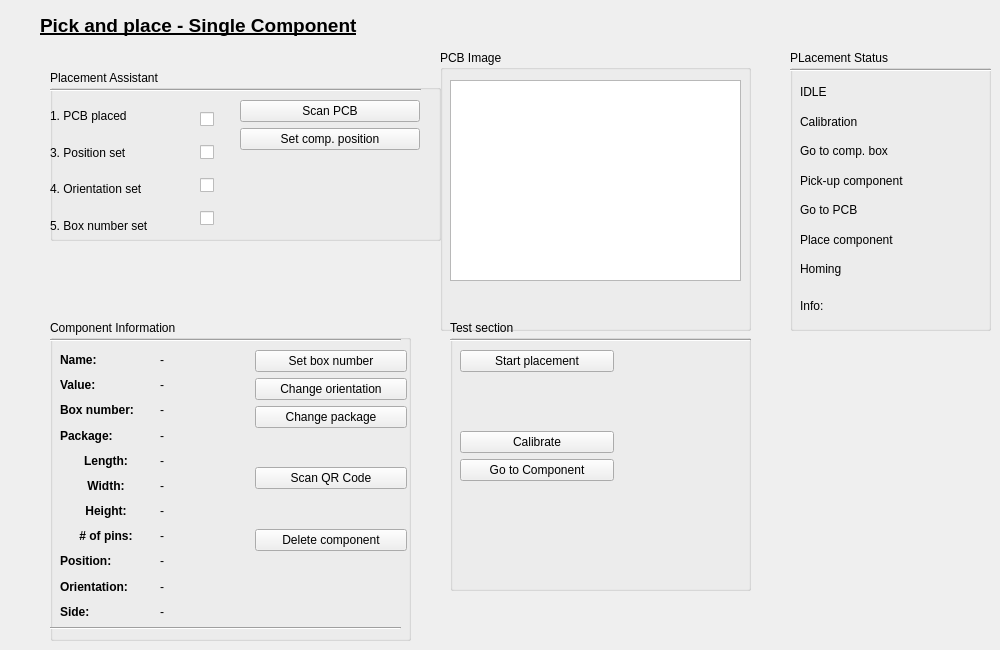
      <widget class="QWidget" name="tab_3">
       <attribute name="title">
        <string>Single Component</string>
       </attribute>
       <widget class="QLabel" name="label_9">
        <property name="geometry">
         <rect>
          <x>40</x>
          <y>10</y>
          <width>331</width>
          <height>31</height>
         </rect>
        </property>
        <property name="font">
         <font>
          <pointsize>14</pointsize>
          <weight>75</weight>
          <bold>true</bold>
          <underline>true</underline>
         </font>
        </property>
        <property name="text">
         <string>Pick and place - Single Component</string>
        </property>
       </widget>
       <widget class="QGroupBox" name="groupBox_2">
        <property name="geometry">
         <rect>
          <x>440</x>
          <y>50</y>
          <width>311</width>
          <height>281</height>
         </rect>
        </property>
        <property name="title">
         <string>PCB Image</string>
        </property>
        <widget class="QGraphicsView" name="camera1_2">
         <property name="geometry">
          <rect>
           <x>10</x>
           <y>30</y>
           <width>291</width>
           <height>201</height>
          </rect>
         </property>
        </widget>
       </widget>
       <widget class="QGroupBox" name="groupBox_7">
        <property name="geometry">
         <rect>
          <x>50</x>
          <y>70</y>
          <width>391</width>
          <height>171</height>
         </rect>
        </property>
        <property name="title">
         <string>Placement Assistant</string>
        </property>
        <widget class="QWidget" name="verticalLayoutWidget">
         <property name="geometry">
          <rect>
           <x>0</x>
           <y>30</y>
           <width>146</width>
           <height>141</height>
          </rect>
         </property>
         <layout class="QVBoxLayout" name="verticalLayout_17">
          <item>
           <widget class="QLabel" name="label_47">
            <property name="text">
             <string>1. PCB placed</string>
            </property>
           </widget>
          </item>
          <item>
           <widget class="QLabel" name="label_63">
            <property name="text">
             <string>3. Position set</string>
            </property>
           </widget>
          </item>
          <item>
           <widget class="QLabel" name="label_27">
            <property name="text">
             <string>4. Orientation set</string>
            </property>
           </widget>
          </item>
          <item>
           <widget class="QLabel" name="label_64">
            <property name="text">
             <string>5. Box number set</string>
            </property>
           </widget>
          </item>
         </layout>
        </widget>
        <widget class="QWidget" name="verticalLayoutWidget_4">
         <property name="geometry">
          <rect>
           <x>150</x>
           <y>30</y>
           <width>31</width>
           <height>141</height>
          </rect>
         </property>
         <layout class="QVBoxLayout" name="verticalLayout_20">
          <item>
           <widget class="QCheckBox" name="checkBox_pcbPlaced">
            <property name="text">
             <string/>
            </property>
           </widget>
          </item>
          <item>
           <widget class="QCheckBox" name="checkBox_position">
            <property name="cursor">
             <cursorShape>SizeVerCursor</cursorShape>
            </property>
            <property name="mouseTracking">
             <bool>false</bool>
            </property>
            <property name="acceptDrops">
             <bool>true</bool>
            </property>
            <property name="text">
             <string/>
            </property>
           </widget>
          </item>
          <item>
           <widget class="QCheckBox" name="checkBox_orientation">
            <property name="text">
             <string/>
            </property>
           </widget>
          </item>
          <item>
           <widget class="QCheckBox" name="checkBox_box">
            <property name="text">
             <string/>
            </property>
           </widget>
          </item>
         </layout>
        </widget>
        <widget class="QWidget" name="verticalLayoutWidget_16">
         <property name="geometry">
          <rect>
           <x>190</x>
           <y>30</y>
           <width>180</width>
           <height>128</height>
          </rect>
         </property>
         <layout class="QVBoxLayout" name="verticalLayout_31">
          <item>
           <widget class="QPushButton" name="scanPCBButton">
            <property name="text">
             <string>Scan PCB</string>
            </property>
           </widget>
          </item>
          <item>
           <widget class="QPushButton" name="pushButton_15">
            <property name="text">
             <string>Set comp. position</string>
            </property>
           </widget>
          </item>
          <item>
           <spacer name="verticalSpacer_10">
            <property name="orientation">
             <enum>Qt::Vertical</enum>
            </property>
            <property name="sizeHint" stdset="0">
             <size>
              <width>20</width>
              <height>40</height>
             </size>
            </property>
           </spacer>
          </item>
         </layout>
        </widget>
        <widget class="Line" name="line_13">
         <property name="geometry">
          <rect>
           <x>0</x>
           <y>10</y>
           <width>371</width>
           <height>20</height>
          </rect>
         </property>
         <property name="orientation">
          <enum>Qt::Horizontal</enum>
         </property>
        </widget>
       </widget>
       <widget class="QGroupBox" name="groupBox_6">
        <property name="geometry">
         <rect>
          <x>50</x>
          <y>320</y>
          <width>361</width>
          <height>321</height>
         </rect>
        </property>
        <property name="title">
         <string>Component Information</string>
        </property>
        <widget class="QWidget" name="verticalLayoutWidget_13">
         <property name="geometry">
          <rect>
           <x>10</x>
           <y>30</y>
           <width>92</width>
           <height>271</height>
          </rect>
         </property>
         <layout class="QVBoxLayout" name="verticalLayout_28">
          <item>
           <widget class="QLabel" name="label_39">
            <property name="font">
             <font>
              <weight>75</weight>
              <bold>true</bold>
             </font>
            </property>
            <property name="text">
             <string>Name:</string>
            </property>
           </widget>
          </item>
          <item>
           <widget class="QLabel" name="label_54">
            <property name="font">
             <font>
              <weight>75</weight>
              <bold>true</bold>
             </font>
            </property>
            <property name="text">
             <string>Value:</string>
            </property>
           </widget>
          </item>
          <item>
           <widget class="QLabel" name="label_55">
            <property name="font">
             <font>
              <weight>75</weight>
              <bold>true</bold>
             </font>
            </property>
            <property name="text">
             <string>Box number:</string>
            </property>
           </widget>
          </item>
          <item>
           <widget class="QLabel" name="label_40">
            <property name="font">
             <font>
              <weight>75</weight>
              <bold>true</bold>
             </font>
            </property>
            <property name="text">
             <string>Package:</string>
            </property>
           </widget>
          </item>
          <item>
           <widget class="QLabel" name="label_56">
            <property name="font">
             <font>
              <pointsize>9</pointsize>
              <weight>75</weight>
              <bold>true</bold>
             </font>
            </property>
            <property name="text">
             <string>Length:</string>
            </property>
            <property name="textFormat">
             <enum>Qt::PlainText</enum>
            </property>
            <property name="alignment">
             <set>Qt::AlignCenter</set>
            </property>
           </widget>
          </item>
          <item>
           <widget class="QLabel" name="label_57">
            <property name="font">
             <font>
              <pointsize>9</pointsize>
              <weight>75</weight>
              <bold>true</bold>
             </font>
            </property>
            <property name="text">
             <string>Width:</string>
            </property>
            <property name="alignment">
             <set>Qt::AlignCenter</set>
            </property>
           </widget>
          </item>
          <item>
           <widget class="QLabel" name="label_58">
            <property name="font">
             <font>
              <pointsize>9</pointsize>
              <weight>75</weight>
              <bold>true</bold>
             </font>
            </property>
            <property name="text">
             <string>Height:</string>
            </property>
            <property name="alignment">
             <set>Qt::AlignCenter</set>
            </property>
           </widget>
          </item>
          <item>
           <widget class="QLabel" name="label_59">
            <property name="font">
             <font>
              <pointsize>9</pointsize>
              <weight>75</weight>
              <bold>true</bold>
             </font>
            </property>
            <property name="text">
             <string># of pins:</string>
            </property>
            <property name="alignment">
             <set>Qt::AlignCenter</set>
            </property>
           </widget>
          </item>
          <item>
           <widget class="QLabel" name="label_43">
            <property name="font">
             <font>
              <weight>75</weight>
              <bold>true</bold>
             </font>
            </property>
            <property name="text">
             <string>Position:</string>
            </property>
           </widget>
          </item>
          <item>
           <widget class="QLabel" name="label_44">
            <property name="font">
             <font>
              <weight>75</weight>
              <bold>true</bold>
             </font>
            </property>
            <property name="text">
             <string>Orientation:</string>
            </property>
           </widget>
          </item>
          <item>
           <widget class="QLabel" name="label_60">
            <property name="font">
             <font>
              <weight>75</weight>
              <bold>true</bold>
             </font>
            </property>
            <property name="text">
             <string>Side:</string>
            </property>
           </widget>
          </item>
         </layout>
        </widget>
        <widget class="Line" name="line_8">
         <property name="geometry">
          <rect>
           <x>-38</x>
           <y>0</y>
           <width>41</width>
           <height>101</height>
          </rect>
         </property>
         <property name="orientation">
          <enum>Qt::Vertical</enum>
         </property>
        </widget>
        <widget class="Line" name="line_9">
         <property name="geometry">
          <rect>
           <x>-10</x>
           <y>0</y>
           <width>16</width>
           <height>191</height>
          </rect>
         </property>
         <property name="orientation">
          <enum>Qt::Vertical</enum>
         </property>
        </widget>
        <widget class="QWidget" name="verticalLayoutWidget_15">
         <property name="geometry">
          <rect>
           <x>205</x>
           <y>30</y>
           <width>152</width>
           <height>201</height>
          </rect>
         </property>
         <layout class="QVBoxLayout" name="verticalLayout_30">
          <item>
           <widget class="QPushButton" name="setCompBoxNrButton_2">
            <property name="text">
             <string>Set box number</string>
            </property>
           </widget>
          </item>
          <item>
           <widget class="QPushButton" name="compOrientButton_2">
            <property name="text">
             <string>Change orientation</string>
            </property>
           </widget>
          </item>
          <item>
           <widget class="QPushButton" name="compPackageButton_2">
            <property name="text">
             <string>Change package</string>
            </property>
           </widget>
          </item>
          <item>
           <spacer name="verticalSpacer_7">
            <property name="orientation">
             <enum>Qt::Vertical</enum>
            </property>
            <property name="sizeHint" stdset="0">
             <size>
              <width>20</width>
              <height>40</height>
             </size>
            </property>
           </spacer>
          </item>
          <item>
           <widget class="QPushButton" name="compDeleteButton_2">
            <property name="text">
             <string>Scan QR Code</string>
            </property>
           </widget>
          </item>
          <item>
           <spacer name="verticalSpacer_8">
            <property name="orientation">
             <enum>Qt::Vertical</enum>
            </property>
            <property name="sizeHint" stdset="0">
             <size>
              <width>20</width>
              <height>40</height>
             </size>
            </property>
           </spacer>
          </item>
          <item>
           <widget class="QPushButton" name="placeSingleComponentButton_2">
            <property name="text">
             <string>Delete component</string>
            </property>
           </widget>
          </item>
         </layout>
        </widget>
        <widget class="Line" name="line_10">
         <property name="geometry">
          <rect>
           <x>0</x>
           <y>10</y>
           <width>351</width>
           <height>20</height>
          </rect>
         </property>
         <property name="orientation">
          <enum>Qt::Horizontal</enum>
         </property>
        </widget>
        <widget class="QWidget" name="verticalLayoutWidget_19">
         <property name="geometry">
          <rect>
           <x>110</x>
           <y>30</y>
           <width>91</width>
           <height>271</height>
          </rect>
         </property>
         <layout class="QVBoxLayout" name="verticalLayout_33">
          <item>
           <widget class="QLabel" name="label_compName_2">
            <property name="text">
             <string>-</string>
            </property>
           </widget>
          </item>
          <item>
           <widget class="QLabel" name="label_compValue_2">
            <property name="text">
             <string>-</string>
            </property>
           </widget>
          </item>
          <item>
           <widget class="QLabel" name="label_compBox_2">
            <property name="text">
             <string>-</string>
            </property>
           </widget>
          </item>
          <item>
           <widget class="QLabel" name="label_compPackage_2">
            <property name="text">
             <string>-</string>
            </property>
           </widget>
          </item>
          <item>
           <widget class="QLabel" name="label_compLength_2">
            <property name="font">
             <font>
              <pointsize>9</pointsize>
             </font>
            </property>
            <property name="text">
             <string>-</string>
            </property>
           </widget>
          </item>
          <item>
           <widget class="QLabel" name="label_compWidth_2">
            <property name="font">
             <font>
              <pointsize>9</pointsize>
             </font>
            </property>
            <property name="text">
             <string>-</string>
            </property>
           </widget>
          </item>
          <item>
           <widget class="QLabel" name="label_compHeight_2">
            <property name="font">
             <font>
              <pointsize>9</pointsize>
             </font>
            </property>
            <property name="text">
             <string>-</string>
            </property>
           </widget>
          </item>
          <item>
           <widget class="QLabel" name="label_compPins_2">
            <property name="font">
             <font>
              <pointsize>9</pointsize>
             </font>
            </property>
            <property name="text">
             <string>-</string>
            </property>
           </widget>
          </item>
          <item>
           <widget class="QLabel" name="label_compPos_2">
            <property name="text">
             <string>-</string>
            </property>
           </widget>
          </item>
          <item>
           <widget class="QLabel" name="label_compOrient_2">
            <property name="text">
             <string>-</string>
            </property>
           </widget>
          </item>
          <item>
           <widget class="QLabel" name="label_compSide_2">
            <property name="text">
             <string>-</string>
            </property>
           </widget>
          </item>
         </layout>
        </widget>
        <widget class="Line" name="line_11">
         <property name="geometry">
          <rect>
           <x>0</x>
           <y>300</y>
           <width>351</width>
           <height>16</height>
          </rect>
         </property>
         <property name="orientation">
          <enum>Qt::Horizontal</enum>
         </property>
        </widget>
       </widget>
       <widget class="QGroupBox" name="groupBox_17">
        <property name="geometry">
         <rect>
          <x>450</x>
          <y>320</y>
          <width>301</width>
          <height>271</height>
         </rect>
        </property>
        <property name="title">
         <string>Test section</string>
        </property>
        <widget class="QWidget" name="verticalLayoutWidget_23">
         <property name="geometry">
          <rect>
           <x>10</x>
           <y>30</y>
           <width>154</width>
           <height>131</height>
          </rect>
         </property>
         <layout class="QVBoxLayout" name="verticalLayout_27">
          <item>
           <widget class="QPushButton" name="startSinglePlacementButton">
            <property name="text">
             <string>Start placement</string>
            </property>
           </widget>
          </item>
          <item>
           <spacer name="verticalSpacer_9">
            <property name="orientation">
             <enum>Qt::Vertical</enum>
            </property>
            <property name="sizeHint" stdset="0">
             <size>
              <width>20</width>
              <height>40</height>
             </size>
            </property>
           </spacer>
          </item>
          <item>
           <widget class="QPushButton" name="calibrationButton">
            <property name="text">
             <string>Calibrate</string>
            </property>
           </widget>
          </item>
          <item>
           <widget class="QPushButton" name="goToComponentButton">
            <property name="text">
             <string>Go to Component</string>
            </property>
           </widget>
          </item>
         </layout>
        </widget>
        <widget class="Line" name="line_20">
         <property name="geometry">
          <rect>
           <x>0</x>
           <y>10</y>
           <width>301</width>
           <height>20</height>
          </rect>
         </property>
         <property name="orientation">
          <enum>Qt::Horizontal</enum>
         </property>
        </widget>
       </widget>
       <widget class="QGroupBox" name="groupBox_19">
        <property name="geometry">
         <rect>
          <x>790</x>
          <y>50</y>
          <width>201</width>
          <height>281</height>
         </rect>
        </property>
        <property name="title">
         <string>PLacement Status</string>
        </property>
        <widget class="Line" name="line_22">
         <property name="geometry">
          <rect>
           <x>0</x>
           <y>10</y>
           <width>301</width>
           <height>20</height>
          </rect>
         </property>
         <property name="orientation">
          <enum>Qt::Horizontal</enum>
         </property>
        </widget>
        <widget class="QWidget" name="verticalLayoutWidget_26">
         <property name="geometry">
          <rect>
           <x>10</x>
           <y>30</y>
           <width>141</width>
           <height>201</height>
          </rect>
         </property>
         <layout class="QVBoxLayout" name="verticalLayout_47">
          <item>
           <widget class="QLabel" name="label_12">
            <property name="text">
             <string>IDLE</string>
            </property>
           </widget>
          </item>
          <item>
           <widget class="QLabel" name="label_14">
            <property name="text">
             <string>Calibration</string>
            </property>
           </widget>
          </item>
          <item>
           <widget class="QLabel" name="label_77">
            <property name="text">
             <string>Go to comp. box</string>
            </property>
           </widget>
          </item>
          <item>
           <widget class="QLabel" name="label_78">
            <property name="text">
             <string>Pick-up component</string>
            </property>
           </widget>
          </item>
          <item>
           <widget class="QLabel" name="label_75">
            <property name="text">
             <string>Go to PCB</string>
            </property>
           </widget>
          </item>
          <item>
           <widget class="QLabel" name="label_79">
            <property name="text">
             <string>Place component</string>
            </property>
           </widget>
          </item>
          <item>
           <widget class="QLabel" name="label_74">
            <property name="text">
             <string>Homing</string>
            </property>
           </widget>
          </item>
         </layout>
        </widget>
        <widget class="QWidget" name="verticalLayoutWidget_27">
         <property name="geometry">
          <rect>
           <x>150</x>
           <y>30</y>
           <width>31</width>
           <height>201</height>
          </rect>
         </property>
         <layout class="QVBoxLayout" name="verticalLayout_48">
          <item>
           <widget class="QLabel" name="label_indicator1">
            <property name="text">
             <string/>
            </property>
           </widget>
          </item>
          <item>
           <widget class="QLabel" name="label_indicator2">
            <property name="text">
             <string/>
            </property>
           </widget>
          </item>
          <item>
           <widget class="QLabel" name="label_indicator3">
            <property name="text">
             <string/>
            </property>
           </widget>
          </item>
          <item>
           <widget class="QLabel" name="label_indicator4">
            <property name="text">
             <string/>
            </property>
           </widget>
          </item>
          <item>
           <widget class="QLabel" name="label_indicator5">
            <property name="text">
             <string/>
            </property>
           </widget>
          </item>
          <item>
           <widget class="QLabel" name="label_indicator6">
            <property name="text">
             <string/>
            </property>
           </widget>
          </item>
          <item>
           <widget class="QLabel" name="label_indicator7">
            <property name="text">
             <string/>
            </property>
           </widget>
          </item>
         </layout>
        </widget>
        <widget class="QWidget" name="verticalLayoutWidget_31">
         <property name="geometry">
          <rect>
           <x>10</x>
           <y>240</y>
           <width>41</width>
           <height>31</height>
          </rect>
         </property>
         <layout class="QVBoxLayout" name="verticalLayout_49">
          <item>
           <widget class="QLabel" name="label_80">
            <property name="text">
             <string>Info:</string>
            </property>
           </widget>
          </item>
         </layout>
        </widget>
        <widget class="QWidget" name="verticalLayoutWidget_32">
         <property name="geometry">
          <rect>
           <x>50</x>
           <y>240</y>
           <width>131</width>
           <height>31</height>
          </rect>
         </property>
         <layout class="QVBoxLayout" name="verticalLayout_50">
          <item>
           <widget class="QLabel" name="label_Info">
            <property name="text">
             <string/>
            </property>
           </widget>
          </item>
         </layout>
        </widget>
       </widget>
      </widget>
